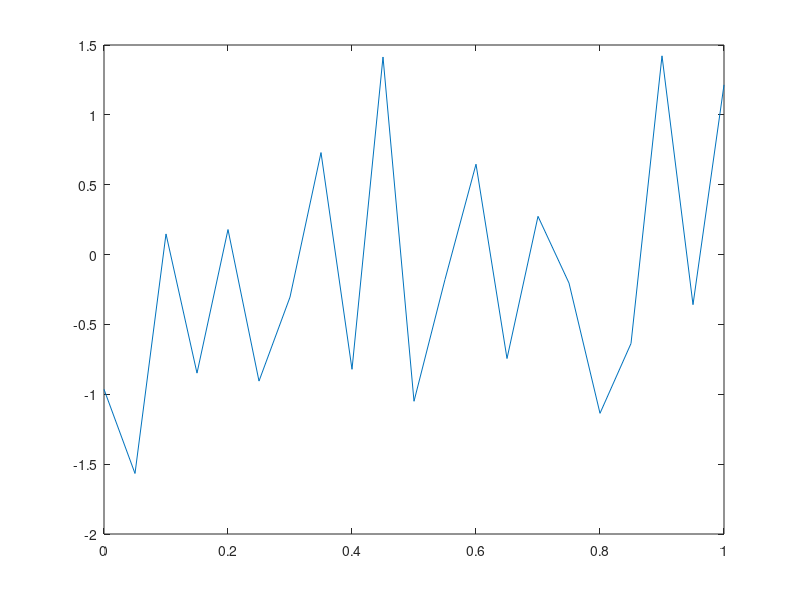

Here is the MATLAB script that generated this plot:
%hw3

load hw3_netflix.mat

%alt_min.m contains learning function

%Loop over lambdas
lambdas = [0: 0.05: 1]
lambda_av_rmse = randn(length(lambdas),1) %hold results
%for l = 1:length(lambdas)

	%=======Crossvalidation=======

%	total_RMSE = 0;
%	for crossSet = 1:size(cvSet,1)
		%select cross validation set
%		trRc=trR;
%		trRc(cvSet(crossSet,:))=0;
%		lambda = lambdas(l)
%		[U1,M1] = alt_min(trRc, lambda); %alternating minimization on this set with this lambda value
%		PredictedRatingc = U1*M1';
%		RMSEc = sqrt(sum(sum((PredictedRatingc(cvSet(crossSet,:))-trR(cvSet(crossSet,:))).^2))/length(cvSet(crossSet,:)))
	
		%total RMSE for this lambda
%		total_RMSE = total_RMSE + RMSEc;
%	end
	%average RMSE for this lambda
%	av_RMSE = total_RMSE/10;
%	lambda_av_rmse(l) = av_RMSE;

%end

%=======Plot RMSE=======

plot(lambdas, lambda_av_rmse)

%=======Results=======

%optimal lambda

%problems with lambda=0

%RMSE for optimal lambda
